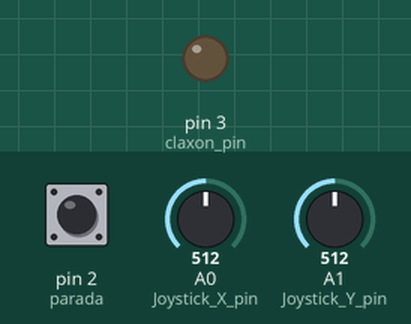
A sketch run on a simulated Arduino Nano, built with avr-gcc and run on an emulated ATmega328P. Parts: output pins drawn as LEDs (lit = HIGH). Inputs (shaded band) come from the test bench; at power-on: pin 2 (parada) HIGH, A0 (Joystick_X_pin) = 512, A1 (Joystick_Y_pin) = 512. What the sketch prints to the serial monitor is not drawn.

Above: at 1.2 s.
1.3 s: pin 2 (parada) pulled LOW for 0.15 s
At 1.45 s:
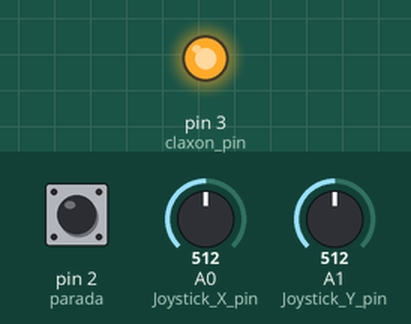
7.3 s: pin 2 (parada) pulled LOW for 1 s
At 9.5 s:
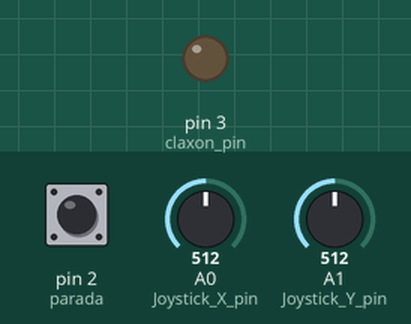
9.8 s: pin 2 (parada) pulled LOW for 3.2 s
At 10.2 s:
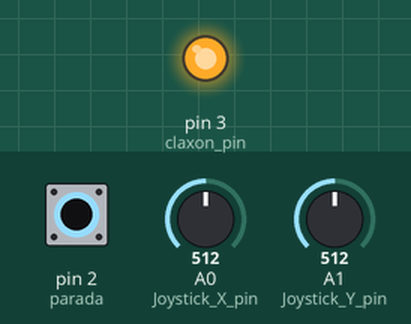
Timing chart, 0 to 14.5 s (numbered marks = the images above; inputs shaded):
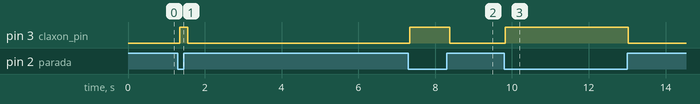

The sketch:

RobotControlRemotoEmisorClaxon.ino
```cpp
// =================================================================
// PROGRAMA DEL MODULO TRANSMISOR - MODULO DE CONTROL POR JOYSTICK
// =================================================================
// TRABAJO EN GRUPO
// TECNOLOGIA ELECTRONICA DE COMPUTADORES
// UNIVERSIDAD DE OVIEDO
// (C) jC Anton 2022
//
// ATENCION !!!
// Este programa debe cargarse en el modulo del Joystick.
// El programa es una plantilla, debe completarse
//
// Pasos para ejecutarlo:
// 1. Poner a ON el interruptor "serial" del modulo transmisor.
// 2. Cargar el programa en el modulo transmisor (Joystick)
// 3. Poner a OFF el interruptor "serial" del modulo transmisor.
// 4. Resetear el robot
//
// Operacion:
// Mueva el mando para dirigir el robot.
// Enjoy!
//
//====================================================================

// formato del paquete
struct __attribute__((packed)) frame_t {
byte Joystick_eje_X_data;
byte Joystick_eje_Y_data;
byte parada;
};


frame_t frame;

// Pines del Joystic al NANO
#define Joystick_X_pin      A0
#define Joystick_Y_pin      A1
#define claxon_pin          3
int parada=2;

void setup() {
    Serial.begin(9600);                 //
    pinMode(Joystick_X_pin,INPUT);
    pinMode(Joystick_Y_pin,INPUT);
    pinMode(parada,INPUT_PULLUP);
    pinMode(claxon_pin,OUTPUT);
}

//----------------
// Bucle principal
//----------------
void loop() {
    // lectura del Joystick
    frame.Joystick_eje_X_data  = (analogRead(Joystick_X_pin)/4.01);   // lectura de coordenada X del Joystick X
    frame.Joystick_eje_Y_data  = (analogRead(Joystick_Y_pin)/4.01);   // lectura de coordenada Y del Joystick Y
    if(digitalRead(parada)!=HIGH){
      frame.parada=255;
      digitalWrite(claxon_pin,HIGH);
    }else{
      frame.parada=0;
      digitalWrite(claxon_pin,LOW);
    }

    // transmision de datos por RF
    Serial.write((const byte *)&frame, sizeof(frame_t)); //
    Serial.flush();                                      //

    delay(100) ;   // tiempo entre transmisiones de frames.

}
```

Measured:
- after the input at 1.3 s, pin 3 (claxon_pin): LOW → HIGH after 0.05 s, → LOW 0.21 s later
- after the input at 7.3 s, pin 3 (claxon_pin): LOW → HIGH at once, → LOW 1.0 s later
- after the input at 9.8 s, pin 3 (claxon_pin): LOW → HIGH at once, → LOW 3.2 s later
